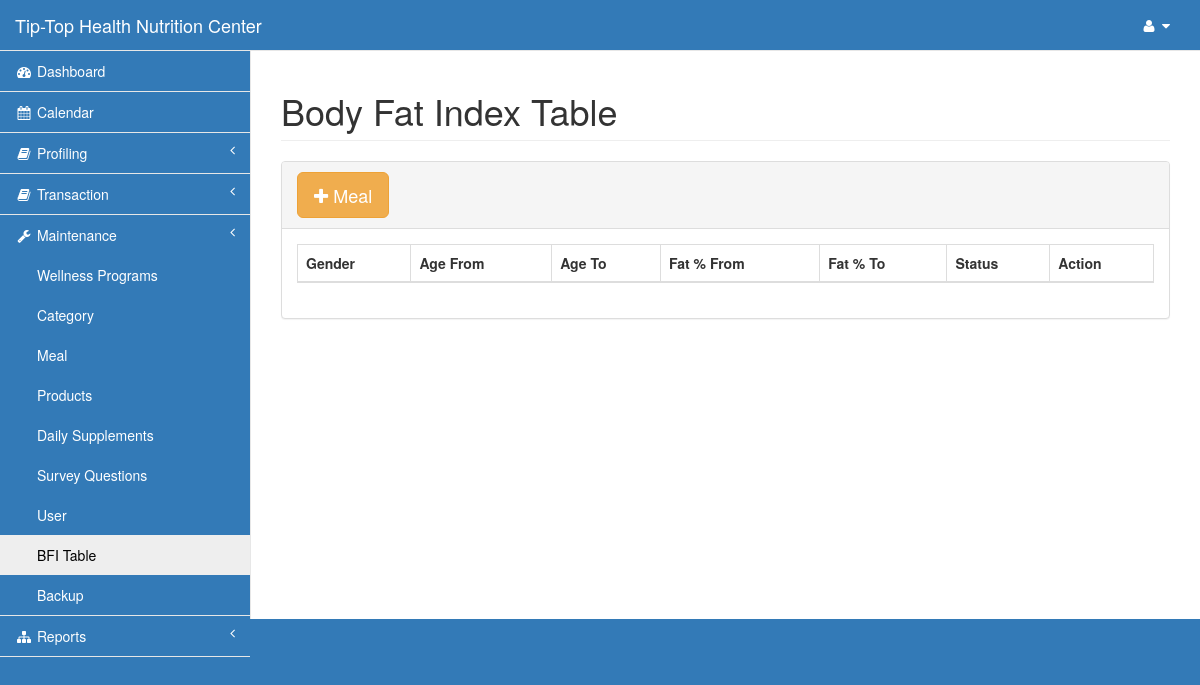
Page /pages/bfi.php (signed in) on the earlier database version.
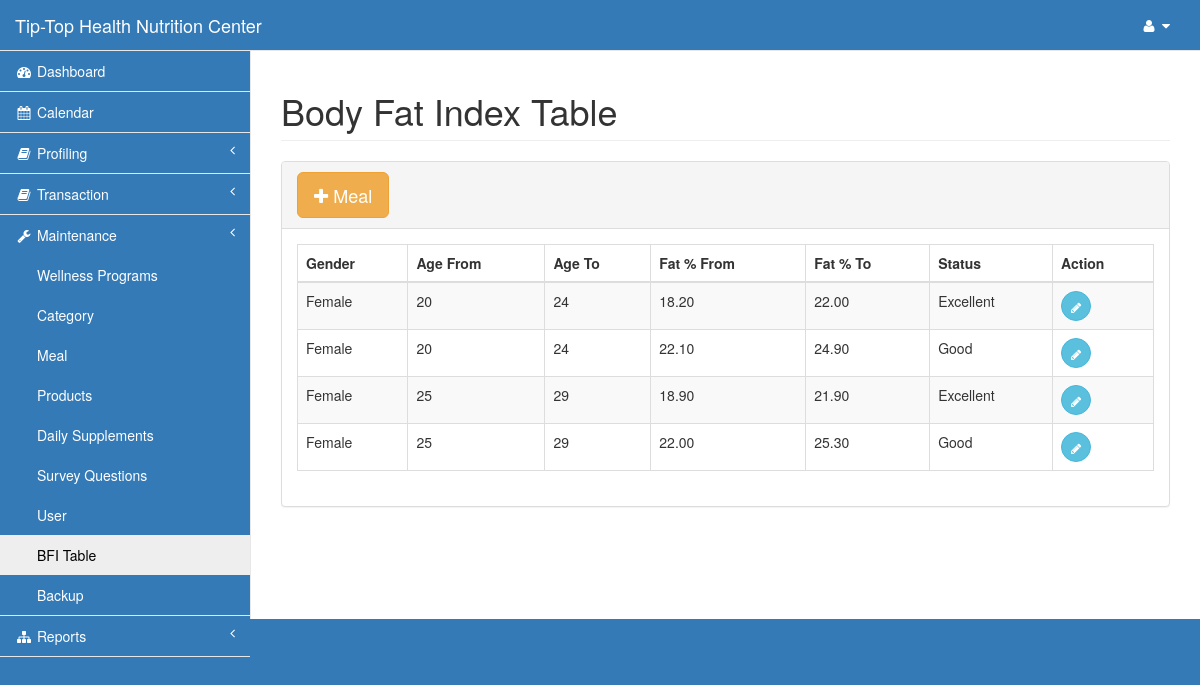
Same page on the later database version.
### tables this page shows
CREATE TABLE `bfi` (
  `bfi_id` int(11) NOT NULL,
  `age_start` int(11) NOT NULL,
  `age_end` int(11) NOT NULL,
  `gender` varchar(11) NOT NULL,
  `fat_start` decimal(5,2) NOT NULL,
  `fat_end` decimal(5,2) NOT NULL,
  `bfi_status` varchar(10) NOT NULL
);

### pages/bfi.php (the view, shortened to what this page needs)
<?php include('session.php');?>
<!DOCTYPE html>
<html lang="en">
<head>
    <?php include('css.php');?>
</head>
<body>
    <div id="wrapper">
        <?php include('nav.php');?>
        <div id="page-wrapper">
            <div class="row">
                <div class="col-lg-12">
                    <h1 class="page-header">Body Fat Index Table</h1>
                </div>
            </div>
            <div class="row">
                <div class="col-lg-12">
                    <div class="panel panel-default">
                        <div class="panel-heading">
                            <button type="button" class="btn btn-warning btn-lg" data-toggle="modal" data-target="#myModal"><i class="fa fa-plus"></i> Meal </button>
                        </div>
                        <div class="panel-body">
                            <table width="100%" class="table table-striped table-bordered table-hover" id="dataTables-example">
                                <thead>
                                    <tr>
                                        <th>Gender</th>
                                        <th>Age From</th>
                                        <th>Age To</th>
                                        <th>Fat % From</th>
                                        <th>Fat % To</th>
                                        <th>Status</th>
                                        <th>Action</th>
                                    </tr>
                                </thead>
                                <tbody>
<?php
        $query=mysqli_query($con,"select * from bfi")or die(mysqli_error($con));
            $i=1;
          while ($row=mysqli_fetch_array($query)){
            $id=$row['bfi_id'];
?>
                                    <tr class="odd gradeX">
                                        <td class="center"><?php echo $row['gender'];?></td>
                                        <td><?php echo $row['age_start'];?></td>
                                        <td><?php echo $row['age_end'];?></td>
                                        <td><?php echo $row['fat_start'];?></td>
                                        <td><?php echo $row['fat_end'];?></td>
                                        <td><?php echo $row['bfi_status'];?></td>
                                        <td>
                                            <a href="" class="btn btn-info btn-circle" data-toggle="modal" data-target="#edit<?php echo $id;?>"><i class="fa fa-pencil"></i></a>
                                        </td>
                                    </tr>
<?php $i++;}?>
                                </tbody>
                            </table>
                    </div>
                </div>
            </div>
        </div>
    </div>
</body>
</html>

### pages/css.php (shortened to what this page needs)
<link href="../vendor/bootstrap/css/bootstrap.min.css" rel="stylesheet">
<link href="../vendor/metisMenu/metisMenu.min.css" rel="stylesheet">
<link href="../dist/css/sb-admin-2.css" rel="stylesheet">
<link href="../vendor/morrisjs/morris.css" rel="stylesheet">
<link href="../vendor/font-awesome/css/font-awesome.min.css" rel="stylesheet" type="text/css">
<link href="../vendor/datatables-plugins/dataTables.bootstrap.css" rel="stylesheet">
<link href="../vendor/datatables-responsive/dataTables.responsive.css" rel="stylesheet">
<link href="../dist/css/sb-admin-2.css" rel="stylesheet">

### pages/nav.php (shortened to what this page needs)
<nav class="navbar navbar-default navbar-static-top" role="navigation" style="margin-bottom: 0;background-color: #337ab7;">
            <div class="navbar-header">
                <a class="navbar-brand" href="index.php">Tip-Top Health Nutrition Center</a>
            </div>
            <ul class="nav navbar-top-links navbar-right">
                <li class="dropdown">
                    <a class="dropdown-toggle" data-toggle="dropdown" href="#">
                        <i class="fa fa-user fa-fw"></i> <i class="fa fa-caret-down"></i>
                    </a>
                </li>
            </ul>
            <div class="navbar-default sidebar" role="navigation">
                <div class="sidebar-nav navbar-collapse">
                    <ul class="nav" id="side-menu">
                        <li>
                            <a href="index.php"><i class="fa fa-dashboard fa-fw"></i> Dashboard</a>
                        </li>
                        <li>
                            <a href="calendar.php"><i class="fa fa-calendar fa-fw"></i> Calendar</a>
                        </li>
                        <li>
                            <a href="#"><i class="fa fa-book fa-fw"></i> Profiling <span class="fa arrow"></span></a>
                        </li>
                        <li>
                            <a href="#"><i class="fa fa-book fa-fw"></i> Transaction <span class="fa arrow"></span></a>
                        </li>
                        <li>
                            <a href="#"><i class="fa fa-wrench fa-fw"></i> Maintenance <span class="fa arrow"></span></a>
                            <ul class="nav nav-second-level">
                                <li>
                                    <a href="programs.php">Wellness Programs</a>
                                </li>
                                <li>
                                    <a href="category.php">Category</a>
                                </li>
                                <li>
                                    <a href="meal.php">Meal</a>
                                </li>
                                <li>
                                    <a href="products.php">Products</a>
                                </li>
                                <li>
                                    <a href="supplements.php">Daily Supplements</a>
                                </li>
                                <li>
                                    <a href="questions.php">Survey Questions</a>
                                </li>
                                <li>
                                    <a href="user.php">User</a>
                                </li>
                                <li>
                                    <a href="bfi.php">BFI Table</a>
                                </li>
                                <li>
                                    <a href="backup.php">Backup</a>
                                </li>
                            </ul>
                        </li>
                        <li>
                            <a href="#"><i class="fa fa-sitemap fa-fw"></i> Reports<span class="fa arrow"></span></a>
                        </li>
                    </ul>
                </div>
            </div>
        </nav>

### pages/css.php (style rules this page uses)
.navbar a,a .navbar-brand { color: #fff!important; }
.navbar-default, body { background-color: #337ab7!important; }
.sidebar ul li a.active { color: #000!important; }

Differences in the rows shown:
added bfi: gender "Female", age_start "20", age_end "24", fat_start "18.20", fat_end "22.00", bfi_status "Excellent"
added bfi: gender "Female", age_start "20", age_end "24", fat_start "22.10", fat_end "24.90", bfi_status "Good"
added bfi: gender "Female", age_start "25", age_end "29", fat_start "18.90", fat_end "21.90", bfi_status "Excellent"
added bfi: gender "Female", age_start "25", age_end "29", fat_start "22.00", fat_end "25.30", bfi_status "Good"
